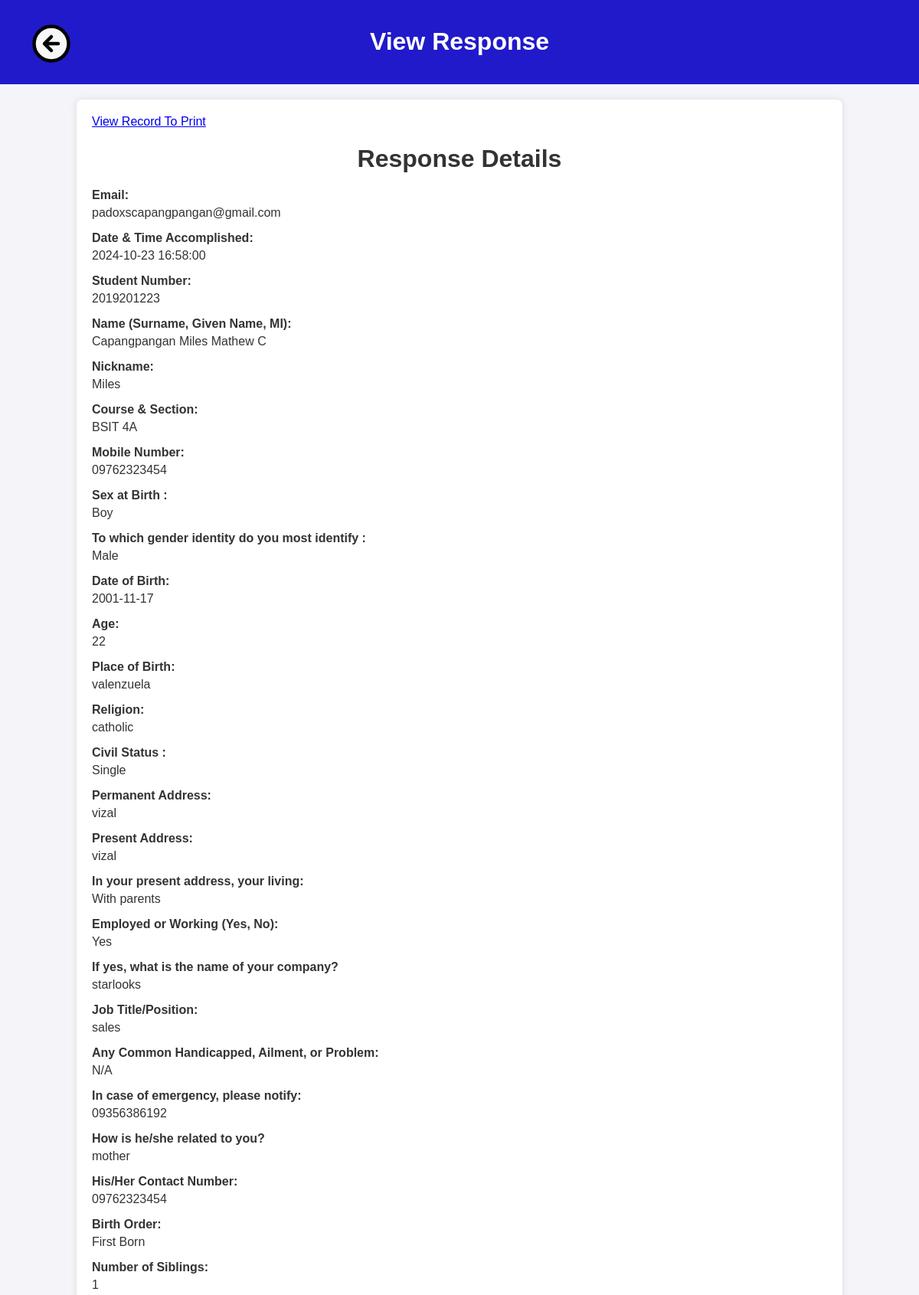
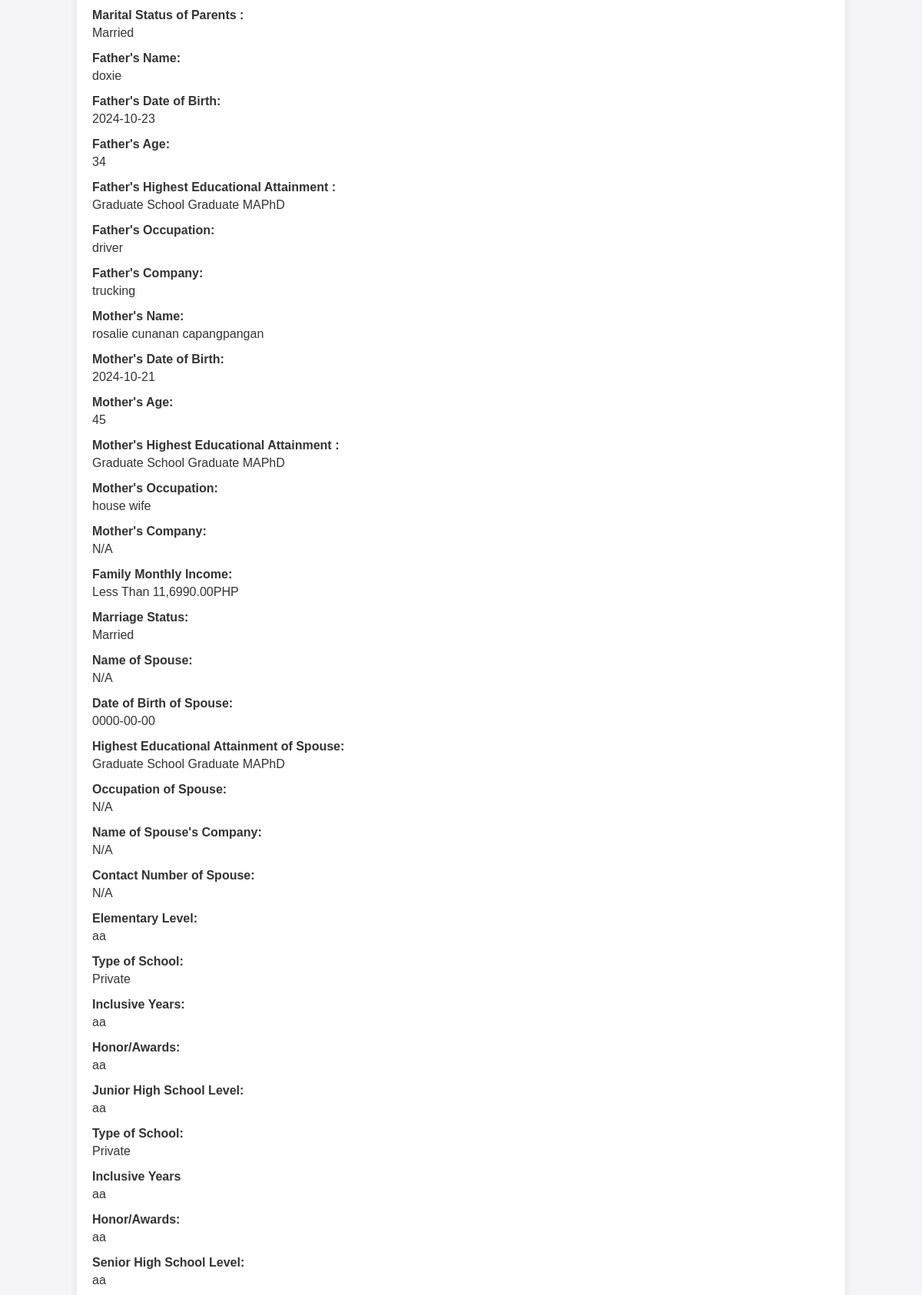
The page /view_response.php?id=22 (upper part) on the database its author committed (2 pictures, top to bottom).
### tables this page shows
CREATE TABLE `user_data` (
  `id` int(11) NOT NULL,
  `email` varchar(255) DEFAULT NULL,
  `datetime` datetime DEFAULT NULL,
  `student_number` varchar(50) DEFAULT NULL,
  `name` varchar(255) DEFAULT NULL,
  `nickname` varchar(255) DEFAULT NULL,
  `course_section` varchar(255) DEFAULT NULL,
  `mobile_number` varchar(50) DEFAULT NULL,
  `sex_at_birth` varchar(50) DEFAULT NULL,
  `gender_identity` varchar(50) DEFAULT NULL,
  `dob` date DEFAULT NULL,
  `age` int(11) DEFAULT NULL,
  `place_of_birth` varchar(255) DEFAULT NULL,
  `religion` varchar(255) DEFAULT NULL,
  `civil_status` varchar(50) DEFAULT NULL,
  `permanent_address` text DEFAULT NULL,
  `present_address` text DEFAULT NULL,
  `living_status` varchar(50) DEFAULT NULL,
  `employed` enum('Yes','No','','') DEFAULT NULL,
  `company_name` varchar(255) DEFAULT NULL,
  `job_title` varchar(255) DEFAULT NULL,
  `handicapped` varchar(255) DEFAULT NULL,
  `emergency_contact` varchar(255) DEFAULT NULL,
  `relation_to_emergency_contact` varchar(50) DEFAULT NULL,
  `emergency_contact_number` varchar(50) DEFAULT NULL,
  `birth_order` varchar(255) DEFAULT NULL,
  `number_of_siblings` int(11) DEFAULT NULL,
  `parents_marital_status` varchar(50) DEFAULT NULL,
  `fathers_name` varchar(255) DEFAULT NULL,
  `fathers_dob` date DEFAULT NULL,
  `fathers_age` int(11) DEFAULT NULL,
  `fathers_education` varchar(255) DEFAULT NULL,
  `fathers_occupation` varchar(255) DEFAULT NULL,
  `fathers_company` varchar(255) DEFAULT NULL,
  `mothers_maiden_name` varchar(255) DEFAULT NULL,
  `mothers_dob` date DEFAULT NULL,
  `mothers_age` int(11) DEFAULT NULL,
  `mothers_education` varchar(255) DEFAULT NULL,
  `mothers_occupation` varchar(255) DEFAULT NULL,
  `mothers_company` varchar(255) DEFAULT NULL,
  `family_income` varchar(255) DEFAULT NULL,
  `marriage_status` varchar(50) DEFAULT NULL,
  `spouse_name` varchar(255) DEFAULT NULL,
  `spouse_dob` date DEFAULT NULL,
  `spouse_education` varchar(255) DEFAULT NULL,
  `spouse_occupation` varchar(255) DEFAULT NULL,
  `spouse_company` varchar(255) DEFAULT NULL,
  `spouse_contact` varchar(50) DEFAULT NULL,
  `elem_school` varchar(255) DEFAULT NULL,
  `elem_type` varchar(50) DEFAULT NULL,
  `elem_years` varchar(50) DEFAULT NULL,
  `elem_awards` text DEFAULT NULL,
  `junior_high_school` varchar(255) DEFAULT NULL,
  `junior_type` varchar(50) DEFAULT NULL,
  `junior_years` varchar(50) DEFAULT NULL,
  `junior_awards` text DEFAULT NULL,
  `senior_high_school` varchar(255) DEFAULT NULL,
  `senior_type` varchar(50) DEFAULT NULL,
  `senior_years` varchar(50) DEFAULT NULL,
  `senior_awards` text DEFAULT NULL,
  `college_course` varchar(255) DEFAULT NULL,
  `college_type` varchar(50) DEFAULT NULL,
  `college_years` varchar(50) DEFAULT NULL,
  `college_awards` text DEFAULT NULL,
  `special_skills` text DEFAULT NULL,
  `hobbies` text DEFAULT NULL,
  `ambition` text DEFAULT NULL,
  `motto` text DEFAULT NULL,
  `characteristics` text DEFAULT NULL,
  `influence` text DEFAULT NULL,
  `concern` text DEFAULT NULL,
  `confidentiality` tinyint(1) DEFAULT NULL,
  `user_id` int(11) DEFAULT NULL
);

### view_response.php (the view, shortened to what this page needs)
<?php
include 'db.php';
if (isset($_GET['id'])) {
    $id = $_GET['id'];
    $query = "SELECT * FROM user_data WHERE id = ?";
    $stmt = $con->prepare($query);
    $stmt->bind_param("i", $id);
    $stmt->execute();
    $result = $stmt->get_result();
    $row = $result->fetch_assoc();
} else {
    die("No ID provided.");
}
$id = $_GET['id'];
$result = $con->query("SELECT * FROM user_data WHERE id = " . intval($id));
if ($result->num_rows > 0) {
    $user_data = $result->fetch_assoc();
} else {
    echo "No user found.";
}
?>
<!DOCTYPE html>
<html lang="en">
<head>
</head>
<body>
    <header>
        <h1>View Response</h1>
    </header>
    <a href="cumulative_records.php" style="position: absolute; top: 20px; left: 40px; text-decoration: none; color: black;">
</a>
    <div class="container">
    <a href="pdf.php?id=<?php echo htmlspecialchars($user_data['id']); ?>">View Record To Print</a>
        <h1>Response Details</h1>
        <div class="form-group">
            <label for="email">Email:</label>
            <p><?php echo htmlspecialchars($row['email']); ?></p>
        </div>
        <div class="form-group">
            <label for="datetime">Date & Time Accomplished:</label>
            <p><?php echo htmlspecialchars($row['datetime']); ?></p>
        </div>
        <div class="form-group">
            <label for="student_number">Student Number:</label>
            <p><?php echo htmlspecialchars($row['student_number']); ?></p>
        </div>
        <div class="form-group">
            <label for="name">Name (Surname, Given Name, MI):</label>
            <p><?php echo htmlspecialchars($row['name']); ?></p>
        </div>
        <div class="form-group">
            <label for="nickname">Nickname:</label>
            <p><?php echo htmlspecialchars($row['nickname']); ?></p>
        </div>
        <div class="form-group">
            <label for="course_section">Course & Section:</label>
            <p><?php echo htmlspecialchars($row['course_section']); ?></p>
        </div>
        <div class="form-group">
            <label for="mobile_number">Mobile Number:</label>
            <p><?php echo htmlspecialchars($row['mobile_number']); ?></p>
        </div>
        <div class="form-group">
            <label for="sex_at_birth">Sex at Birth :</label>
            <p><?php echo htmlspecialchars($row['sex_at_birth']); ?></p>
        </div>
        <div class="form-group">
            <label for="gender_identity">To which gender identity do you most identify :</label>
            <p><?php echo htmlspecialchars($row['gender_identity']); ?></p>
        </div>
        <div class="form-group">
            <label for="dob">Date of Birth:</label>
            <p><?php echo htmlspecialchars($row['dob']); ?></p>
        </div>
        <div class="form-group">
            <label for="age">Age:</label>
            <p><?php echo htmlspecialchars($row['age']); ?></p>
        </div>
        <div class="form-group">
            <label for="place_of_birth">Place of Birth:</label>
            <p><?php echo htmlspecialchars($row['place_of_birth']); ?></p>
        </div>
        <div class="form-group">
            <label for="religion">Religion:</label>
            <p><?php echo htmlspecialchars($row['religion']); ?></p>
        </div>
        <div class="form-group">
            <label for="civil_status">Civil Status :</label>
            <p><?php echo htmlspecialchars($row['civil_status']); ?></p>
        </div>
        <div class="form-group">
            <label for="permanent_address">Permanent Address:</label>
            <p><?php echo htmlspecialchars($row['permanent_address']); ?></p>
        </div>
        <div class="form-group">
            <label for="present_address">Present Address:</label>
            <p><?php echo htmlspecialchars($row['present_address']); ?></p>
        </div>
        <div class="form-group">
            <label for="living_status">In your present address, your living:</label>
            <p><?php echo htmlspecialchars($row['living_status']); ?></p>
        </div>
        <div class="form-group">
    <label for="employed">Employed or Working (Yes, No):</label>
    <p><?php echo htmlspecialchars($row['employed']); ?></p>
</div>
        <div class="form-group">
            <label for="company_name">If yes, what is the name of your company?</label>
            <p><?php echo htmlspecialchars($row['company_name']); ?></p>
        </div>
        <div class="form-group">
            <label for="job_title">Job Title/Position:</label>
            <p><?php echo htmlspecialchars($row['job_title']); ?></p>
        </div>
        <div class="form-group">
    <label for="handicapped">Any Common Handicapped, Ailment, or Problem:</label>
    <p><?php echo htmlspecialchars($row['handicapped']); ?></p>
</div>
        <div class="form-group">
            <label for="emergency_contact">In case of emergency, please notify:</label>
            <p><?php echo htmlspecialchars($row['emergency_contact']); ?></p>
        </div>
        <div class="form-group">
            <label for="relation_to_emergency_contact">How is he/she related to you?</label>
            <p><?php echo htmlspecialchars($row['relation_to_emergency_contact']); ?></p>
        </div>
        <div class="form-group">
            <label for="emergency_contact_number">His/Her Contact Number:</label>
            <p><?php echo htmlspecialchars($row['emergency_contact_number']); ?></p>
        </div>
        <div class="form-group">
    <label for="birth_order">Birth Order:</label>
    <p><?php echo htmlspecialchars($row['birth_order']); ?></p>
</div>
        <div class="form-group">
            <label for="number_of_siblings">Number of Siblings:</label>
            <p><?php echo htmlspecialchars($row['number_of_siblings']); ?></p>
        </div>
        <div class="form-group">
            <label for="parents_marital_status">Marital Status of Parents :</label>
            <p><?php echo htmlspecialchars($row['parents_marital_status']); ?></p>
        </div>
        <div class="form-group">
            <label for="fathers_name">Father's Name:</label>
            <p><?php echo htmlspecialchars($row['fathers_name']); ?></p>
        </div>
        <div class="form-group">
            <label for="fathers_dob">Father's Date of Birth:</label>
            <p><?php echo htmlspecialchars($row['fathers_dob']); ?></p>
        </div>
        <div class="form-group">
            <label for="fathers_age">Father's Age:</label>
            <p><?php echo htmlspecialchars($row['fathers_age']); ?></p>
        </div>
        <div class="form-group">
            <label for="fathers_education">Father's Highest Educational Attainment :</label>
            <p><?php echo htmlspecialchars($row['fathers_education']); ?></p>
        </div>
        <div class="form-group"> <label for="fathers_occupation">Father's Occupation:</label>
        <p><?php echo htmlspecialchars($row['fathers_occupation']); ?></p> </div>
        <div class="form-group"> <label for="fathers_company">Father's Company:</label>
        <p><?php echo htmlspecialchars($row['fathers_company']); ?></p> </div>
 <div class="form-group"> <label for="mothers_maiden_name">Mother's Name:</label>
 <p><?php echo htmlspecialchars($row['mothers_maiden_name']); ?></p> </div>
 <div class="form-group"> <label for="mothers_dob">Mother's Date of Birth:</label>
 <p><?php echo htmlspecialchars($row['mothers_dob']); ?></p> </div>
 <div class="form-group"> <label for="mothers_age">Mother's Age:</label>
 <p><?php echo htmlspecialchars($row['mothers_age']); ?></p> </div>
 <div class="form-group"> <label for="mothers_education">Mother's Highest Educational Attainment :</label>
 <p><?php echo htmlspecialchars($row['mothers_education']); ?></p> </div>
 <div class="form-group"> <label for="mothers_occupation">Mother's Occupation:</label>
 <p><?php echo htmlspecialchars($row['mothers_occupation']); ?></p> </div>
 <div class="form-group"> <label for="mothers_company">Mother's Company:</label>
        <p><?php echo htmlspecialchars($row['mothers_company']); ?></p> </div>
        <div class="form-group">
    <label for="family_income">Family Monthly Income:</label>
    <p><?php echo htmlspecialchars($row['family_income']); ?></p>
</div>
 <div class="form-group"> <label for="marriage_status">Marriage Status:</label>
 <p><?php echo htmlspecialchars($row['marriage_status']); ?></p> </div>
 <div class="form-group"> <label for="spouse_name">Name of Spouse:</label>
 <p><?php echo htmlspecialchars($row['spouse_name']); ?></p> </div>
 <div class="form-group"> <label for="spouse_dob">Date of Birth of Spouse:</label>
 <p><?php echo htmlspecialchars($row['spouse_dob']); ?></p> </div>
 <div class="form-group"> <label for="spouse_education">Highest Educational Attainment of Spouse:</label>
 <p><?php echo htmlspecialchars($row['spouse_education']); ?></p> </div>
 <div class="form-group"> <label for="spouse_occupation">Occupation of Spouse:</label>
 <p><?php echo htmlspecialchars($row['spouse_occupation']); ?></p> </div>
 <div class="form-group"> <label for="spouse_company">Name of Spouse's Company:</label>
 <p><?php echo htmlspecialchars($row['spouse_company']); ?></p> </div>
 <div class="form-group"> <label for="spouse_contact">Contact Number of Spouse:</label>
 <p><?php echo htmlspecialchars($row['spouse_contact']); ?></p> </div>
 <div class="form-group"> <label for="elem_school">Elementary Level:</label>
 <p><?php echo htmlspecialchars($row['elem_school']); ?></p> </div>
 <div class="form-group"> <label for="elem_type">Type of School:</label>
 <p><?php echo htmlspecialchars($row['elem_type']); ?></p> </div>
 <div class="form-group"> <label for="elem_years">Inclusive Years:</label>
 <p><?php echo htmlspecialchars($row['elem_years']); ?></p> </div>
 <div class="form-group"> <label for="elem_awards">Honor/Awards:</label>
 <p><?php echo htmlspecialchars($row['elem_awards']); ?></p> </div>
 <div class="form-group"> <label for="junior_high_school">Junior High School Level:</label>
 <p><?php echo htmlspecialchars($row['junior_high_school']); ?></p> </div>
 <div class="form-group"> <label for="junior_type">Type of School:</label>
 <p><?php echo htmlspecialchars($row['junior_type']); ?></p> </div>
 <div class="form-group"> <label for="junior_years">Inclusive Years</label>
 <p><?php echo htmlspecialchars($row['junior_years']); ?></p> </div>
 <div class="form-group"> <label for="junior_awards">Honor/Awards:</label>
 <p><?php echo htmlspecialchars($row['junior_awards']); ?></p> </div>
 <div class="form-group"> <label for="senior_high_school">Senior High School Level:</label>
 <p><?php echo htmlspecialchars($row['senior_high_school']); ?></p> </div>
</body> </html>

### view_response.php (style rules this page uses)
body { font-family: Arial, sans-serif; background-color: #f4f4f9; color: #333; margin: 0; padding: 0; }
header { background-color: #211ACA; color: white; padding: 15px; text-align: center; }
.container { width: 80%; margin: 20px auto; padding: 20px; background: #fff; box-shadow: 0 0 10px rgba(0,0,0,0.1); border-radius: 8px; }
.container h1 { text-align: center; margin-bottom: 20px; }
.form-group { margin-bottom: 15px; }
.form-group label { font-weight: bold; }
.form-group p { margin: 5px 0; }

### rows shown on the page
user_data: email "padoxscapangpangan@gmail.com", datetime "2024-10-23 16:58:00", student_number "2019201223", name "Capangpangan Miles Mathew C", nickname "Miles", course_section "BSIT 4A", mobile_number "09762323454", sex_at_birth "Boy", gender_identity "Male", dob "2001-11-17", age "22", place_of_birth "valenzuela", religion "catholic", civil_status "Single", permanent_address "vizal", present_address "vizal", living_status "With parents", employed "Yes", company_name "starlooks", job_title "sales", handicapped "N/A", emergency_contact "09356386192", relation_to_emergency_contact "mother", emergency_contact_number "09762323454", birth_order "First Born", number_of_siblings "1", parents_marital_status "Married", fathers_name "doxie", fathers_dob "2024-10-23", fathers_age "34", fathers_education "Graduate School Graduate MAPhD", fathers_occupation "driver", fathers_company "trucking", mothers_maiden_name "rosalie cunanan capangpangan", mothers_dob "2024-10-21", mothers_age "45", mothers_education "Graduate School Graduate MAPhD", mothers_occupation "house wife", mothers_company "N/A", family_income "Less Than 11,6990.00PHP", marriage_status "Married", spouse_name "N/A", spouse_dob "0000-00-00", spouse_education "Graduate School Graduate MAPhD", spouse_occupation "N/A", spouse_company "N/A", spouse_contact "N/A", elem_school "aa", elem_type "Private", elem_years "aa", elem_awards "aa", junior_high_school "aa", junior_type "Private", junior_years "aa", junior_awards "aa", senior_high_school "aa"
